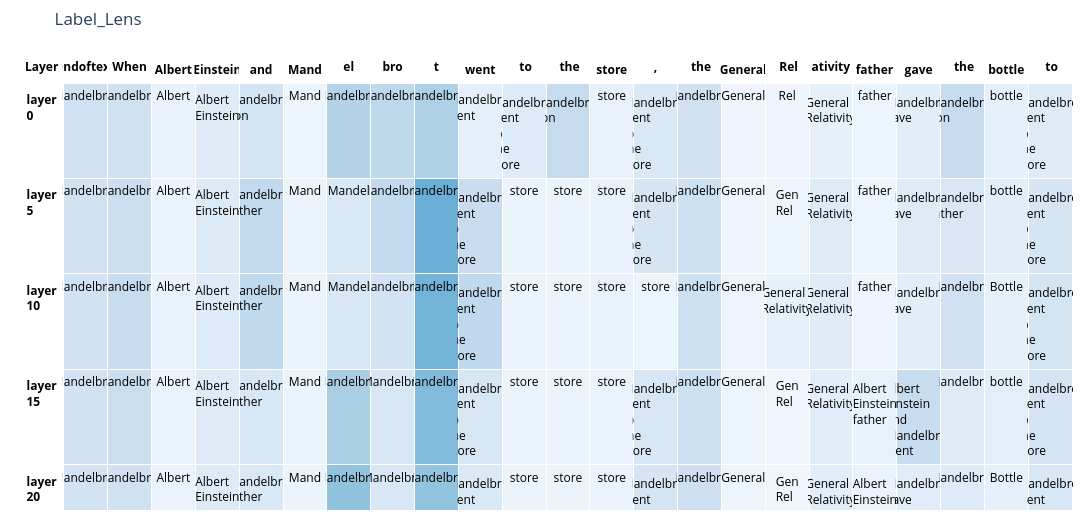

Notebook code cell kept with this figure:
### Code cell
fig = create_colored_table(
                        ppx,
                        # likelihood, 
                        strings, 
                        headers=str_tokens, 
                        row_headers= [f"layer {l}" for l in layers],
                        colorscale="blues", min_val=0, max_val=max_val)
fig.show()

### Figure 1 — Plotly figure (JSON) as saved in the notebook; plotly's stock layout.template omitted (floating-point values rounded to 4 significant figures; data arrays with more than 128 entries replaced by an {"elided": "..."} marker saying what was removed)
{"data": [{"cells": {"align": "center", "fill": {"color": {"elided": "24x7 str values"}}, "font": {"color": ["black", "black", "black", "black", "black", "black", "black", "black", "black", "black", "black", "black", "black", "black", "black", "black", "black", "black", "black", "black", "black", "black", "black", "black"], "size": 12}, "height": 60, "values": {"elided": "24x7 str values"}}, "header": {"align": "center", "fill": {"color": "white"}, "font": {"color": "black", "size": 12}, "line": {"color": "white"}, "values": ["<b>Layer</b>", "<b><|endoftext|></b>", "<b>When</b>", "<b> Albert</b>", "<b> Einstein</b>", "<b> and</b>", "<b> Mand</b>", "<b>el</b>", "<b>bro</b>", "<b>t</b>", "<b> went</b>", "<b> to</b>", "<b> the</b>", "<b> store</b>", "<b>,</b>", "<b> the</b>", "<b> General</b>", "<b> Rel</b>", "<b>ativity</b>", "<b> father</b>", "<b> gave</b>", "<b> the</b>", "<b> bottle</b>", "<b> to</b>"]}, "type": "table"}], "layout": {"height": 520, "margin": {"b": 10, "l": 20, "r": 20, "t": 50}, "title": {"text": "Label_Lens"}, "width": 2400}}
